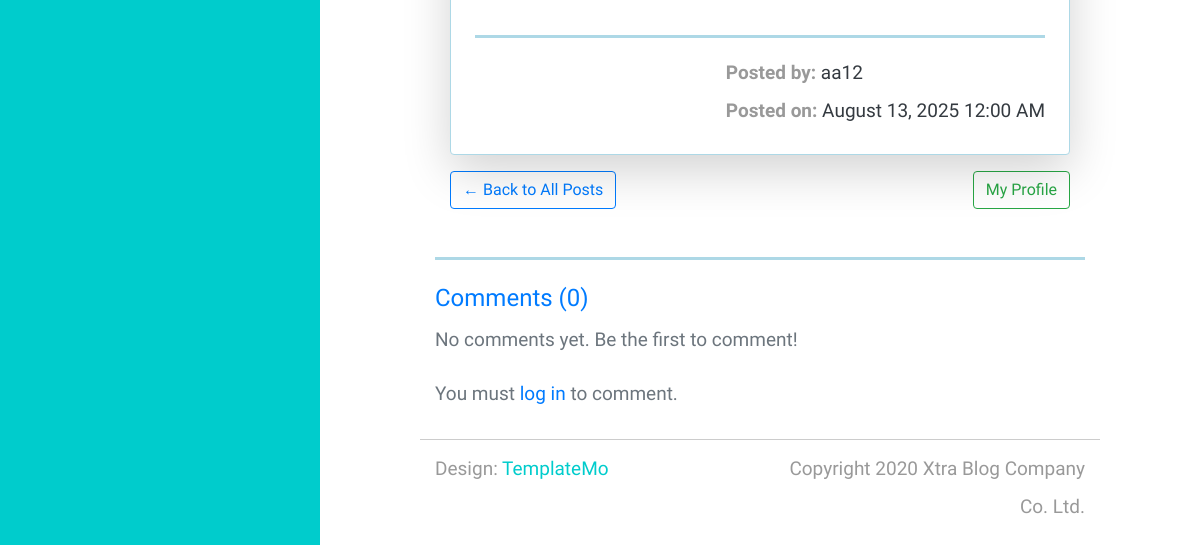
Page /post/the-bitter-truth-about-junk-food/ (lower part) on the earlier database version.
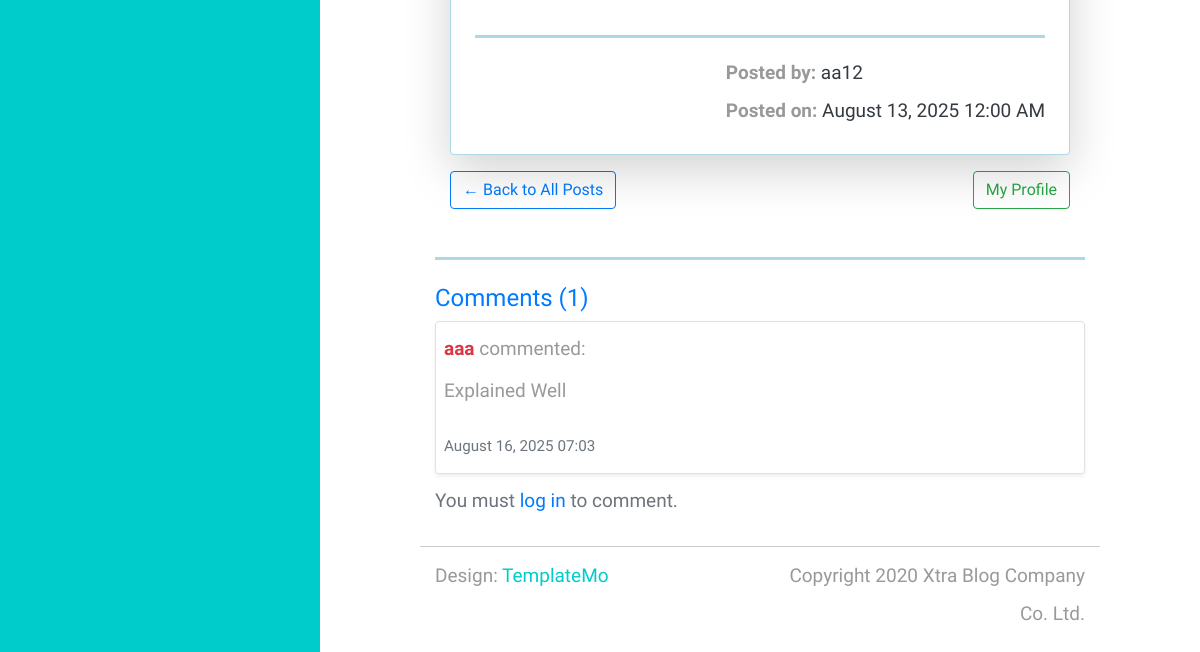
Same page on the later database version.
### App/models.py (models this page shows, shortened)
class Comment(models.Model):
    post = models.ForeignKey(Posts, on_delete=models.CASCADE, related_name="comments")
    user = models.ForeignKey(User, on_delete=models.CASCADE)
    content = models.TextField()
    created_at = models.DateTimeField(auto_now_add=True)

### App/views.py (the view)
# urls.py: path('post/<slug:blog_slug>/', views.post_detail, name='post_detail'),
def post_detail(request, blog_slug):
    post =Posts.objects.get( blog_slug=blog_slug, status='1')
    if request.method == "POST":
        form = CommentForm(request.POST)
        if form.is_valid():
            comment = form.save(commit=False)
            comment.post = post
            comment.user = request.user
            comment.save()
            return redirect('post_detail', blog_slug=blog_slug)
    else:
        form = CommentForm()
        comments = post.comments.all().order_by('-created_at')
        return render(request, 'post_detail.html', {'post': post,'form': form,'comments': comments})

### Template/post_detail.html (shortened to what this page needs)
{% extends 'userindex.html' %}
{% block content %}
<div class="container my-5">
    <div class="card p-4 shadow-lg border-3 rounded-4 d-flex flex-column" style="border-color:#add8e6; min-height:350px;">
        <div class="pt-3 mt-3 d-flex justify-content-end"
                     style="border-top:3px solid #add8e6;">
                    <div class="text-end text-dark">
                        <span style="font-weight:700;">Posted by:</span> {{ post.author.username }}
                        <br>
                        <span style="font-weight:700;">Posted on:</span> {{ post.date|date:"F d, Y h:i A" }}
                    </div>
        </div>
    </div>
    <div class="mt-3 d-flex justify-content-between">
        <a href="{% url 'userindex' %}" class="btn btn-outline-primary">← Back to All Posts</a>
        <a href="{% url 'profile' request.user.id %}" class="btn btn-outline-success">My Profile</a>
    </div>
</div>
<hr style="border-top:3px solid #add8e6;">
<div class="mt-4">
    <h4 class="text-primary">Comments ({{ comments.count }})</h4>
    {% for comment in comments %}
        <div class="border rounded p-2 my-2 shadow-sm">
            <p class="mb-1"><strong class="text-danger">{{ comment.user.username }}</strong> commented:</p>
            <p>{{ comment.content }}</p>
            <small class="text-muted">{{ comment.created_at|date:"F d, Y H:i" }}</small>
        </div>
    {% empty %}
        <p class="text-muted">No comments yet. Be the first to comment!</p>
    {% endfor %}
    {% if user.is_authenticated %}
        <form method="post" class="mt-3">
            {% csrf_token %}
            {{ form.as_p }}
            <button type="submit" class="btn btn-primary">Post Comment</button>
        </form>
    {% else %}
        <p class="text-muted">You must <a href="{% url 'login' %}">log in</a> to comment.</p>
    {% endif %}
</div>
{% endblock %}

Differences in the rows shown:
added Comment: user.username "aaa", content "Explained Well", created_at "August 16, 2025 07:03"
Other differences:
{{ comments.count }}: "0" → "1"
text no longer shown: "No comments yet. Be the first to comment!"
